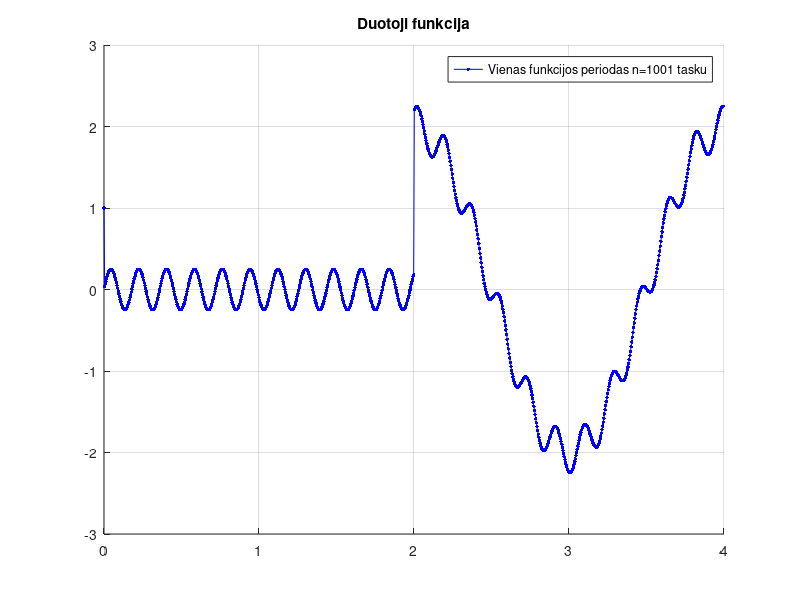
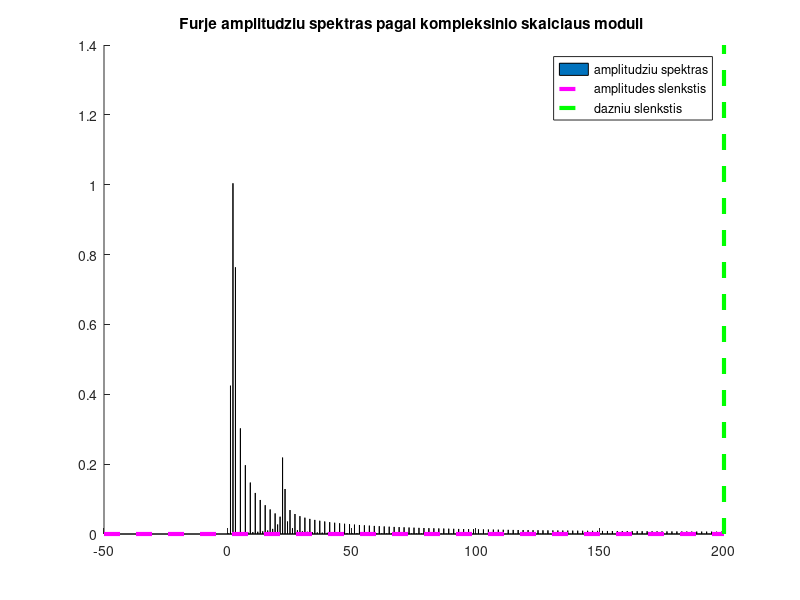
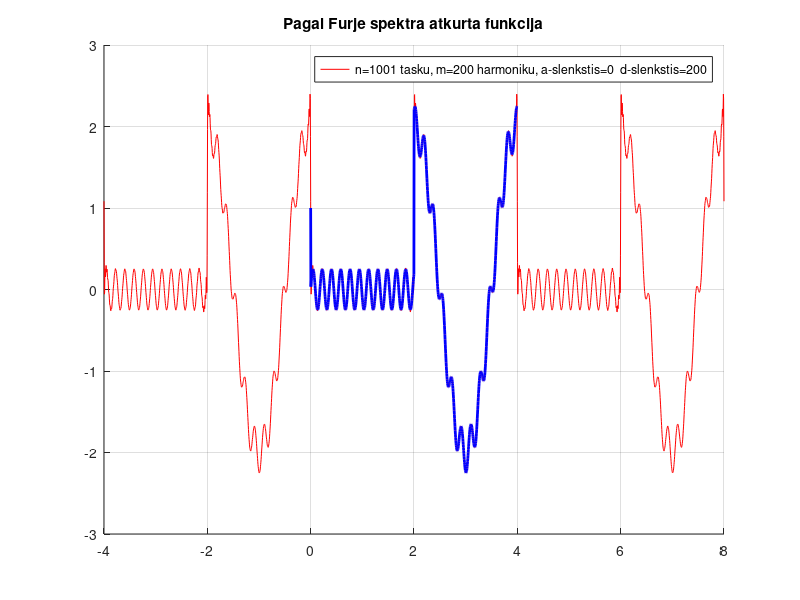

The MATLAB source for these figures, in order:
function FurjeAproksimacija
    clc,close all,clear all
    fnk = @(T, t)((1-sign(sin(2.*pi.*t./T))).*cos(2.*pi.*2.*t./T)+0.25.*sin(2.*t.*70./T));
    n=1000; 
    n=round(n/2)*2+1;
    m = 200;
    T=4;
    dazniu_slenkstis=m;
    ampl_slenkstis=0;
    dt=T/n;
    N=1000;
    dttt=T/N;

    t=[0:dt:T-dt];
    ttt=[-T:dttt:2*T];

    % disp('kontrole:'),disp(sum(fC(3,T,t).*fC(0,T,t)))

    fff=fnk(T,t); % apskaiciuojame ir pavaizduojame duota tasku seka 
    figure(1),hold on,grid on,plot(t,fff,'b.-','MarkerSize',8);
    legend(sprintf('Vienas funkcijos periodas n=%d tasku',n))
    title('Duotoji funkcija')

    ac0=dot(fff,fC(0,T,t))/n;
    for i=1:m-1
        ac(i)=dot(fff,fC(i,T,t))*2/n;
        as(i)=dot(fff,fS(i,T,t))*2/n;
    end
    ac,as

    figure(2),hold on
    bar(0:m-1,[ac0,sqrt(ac.^2+as.^2)],0.01)
    xx=axis; 
    plot(xx(1:2),ampl_slenkstis*[1 1],'m--','LineWidth',3);
    plot(dazniu_slenkstis*[1 1],xx(3:4),'g--','LineWidth',3);
    title('Furje amplitudziu spektras pagal kompleksinio skaiciaus moduli ')
    legend({'amplitudziu spektras';'amplitudes slenkstis';'dazniu slenkstis'})


    fffz=ac0*fC(0,T,ttt)
    frequencies=[1:m-1];
    frequencies=frequencies(find(frequencies < dazniu_slenkstis))
    for i=frequencies
        if sqrt(ac(i)^2+as(i)^2) > ampl_slenkstis
            fffz=fffz+ac(i)*fC(i,T,ttt)+as(i)*fS(i,T,ttt);    
        end
    end

    figure(3),hold on,grid on, plot(ttt,fffz,'r');plot(t,fff,'b-','LineWidth',2);
    legend(sprintf('n=%d tasku, m=%d harmoniku, a-slenkstis=%g  d-slenkstis=%g',n,m,ampl_slenkstis,dazniu_slenkstis))
    title(sprintf('Pagal Furje spektra atkurta funkcija'))

end

function c=fC(i,T,t)
    if i==0
        c=1*cos(0*t);
    else
        c=cos(2*pi*i/T*t);
    end
end

function s=fS(i,T,t)
    s=sin(2*pi*i/T*t);
end